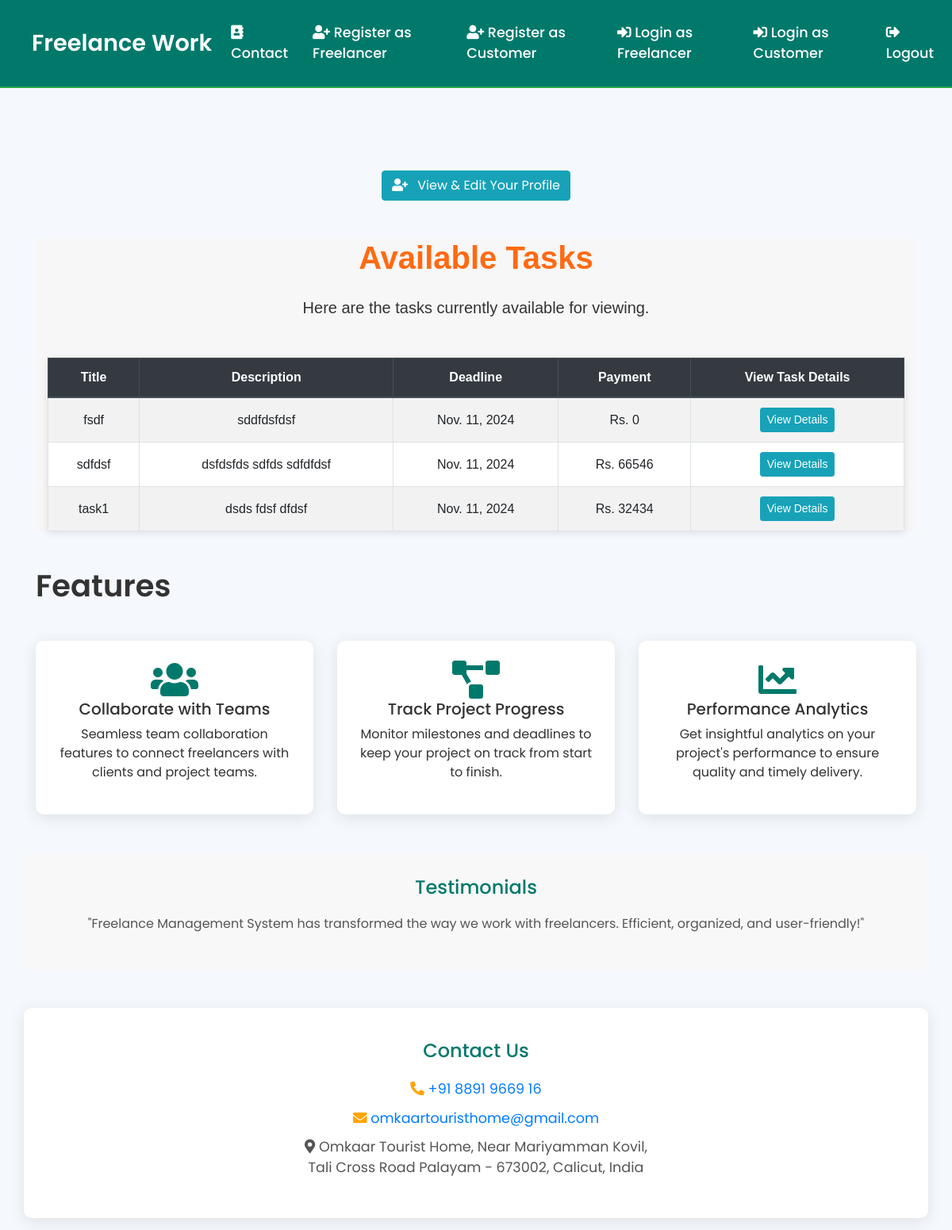
Screenshot of /customer/tasks/ (signed in) with the database file from the repository.
### freelancers_app/models.py (models this page shows, shortened)
class Task(models.Model):
    title = models.CharField(max_length=200)
    description = models.TextField()
    deadline = models.DateField(null=True, blank=True)
    is_completed = models.BooleanField(default=False)
    payment_amount = models.PositiveIntegerField(default=0)
    file_upload = models.FileField(upload_to='task_documents/', null=True, blank=True)

### freelancers_app/views.py (the view)
# urls.py: path('customer/tasks/', views.customer_task_list, name='customer_task_list'),
@login_required
def customer_task_list(request):
    tasks = Task.objects.filter(is_completed=False)
    return render(request, 'customer_task_list.html', {'tasks': tasks})

### templates/customer_task_list.html (shortened to what this page needs)
{% extends 'home.html' %}
{% block content %}
<a href="{% url 'edit_customer_profile' %}" class="btn btn-info" style="text-decoration:none;">
        <i class="fas fa-user-plus mr-2"></i>
        View & Edit Your Profile
</a>
<div class="container available-tasks mt-5">
    <h2 class="text-center mb-4">Available Tasks</h2>
    <p class="text-center mb-5">Here are the tasks currently available for viewing.</p>
    <table class="table table-bordered table-striped">
        <thead class="thead-dark">
            <tr>
                <th>Title</th>
                <th>Description</th>
                <th>Deadline</th>
                <th>Payment</th>
                <th>View Task Details</th>
            </tr>
        </thead>
        <tbody>
            {% for task in tasks %}
                <tr>
                    <td>{{ task.title }}</td>
                    <td>{{ task.description }}</td>
                    <td>{{ task.deadline }}</td>
                    <td>Rs. {{ task.payment_amount }}</td>
                    <td>
                        <a href="{% url 'task_detail' task_id=task.id %}" class="btn btn-info btn-sm">View Details</a>
                    </td>
                </tr>
            {% empty %}
                <tr>
                    <td colspan="5" class="text-center alert alert-warning">No tasks are currently available.</td>
                </tr>
            {% endfor %}
        </tbody>
    </table>
</div>
{% endblock %}

### templates/home.html (style rules this page uses)
:root { --primary-color: #00796b; --button-color: #28a745; --button-hover-color: #218838; --text-color: #333; --bg-color: #f5f9fd; --card-bg-color: #ffffff; --card-hover-shadow: rgba(0, 0, 0, 0.15); }
body { background-color: var(--bg-color); font-family: 'Poppins', sans-serif; color: var(--text-color); padding: 15px; }

### templates/customer_task_list.html (style rules this page uses)
.available-tasks { background-color: #f7f7f7; font-family: Arial, sans-serif; }
.available-tasks h2 { font-size: 2.5rem; font-weight: bold; color: #FF6A13; }
.available-tasks p { font-size: 1.25rem; color: #333; }
.available-tasks .table { background-color: white; box-shadow: 0 2px 10px rgba(0, 0, 0, 0.1); }
.available-tasks .btn-info { background-color: #17a2b8; border-color: #17a2b8; }
.available-tasks .table th, .available-tasks .table td { vertical-align: middle; }

### rows the page displays
Task: title "fsdf", description "sddfdsfdsf", deadline "Nov. 11, 2024", payment_amount "0"
Task: title "sdfdsf", description "dsfdsfds sdfds sdfdfdsf", deadline "Nov. 11, 2024", payment_amount "66546"
Task: title "task1", description "dsds fdsf dfdsf", deadline "Nov. 11, 2024", payment_amount "32434"
